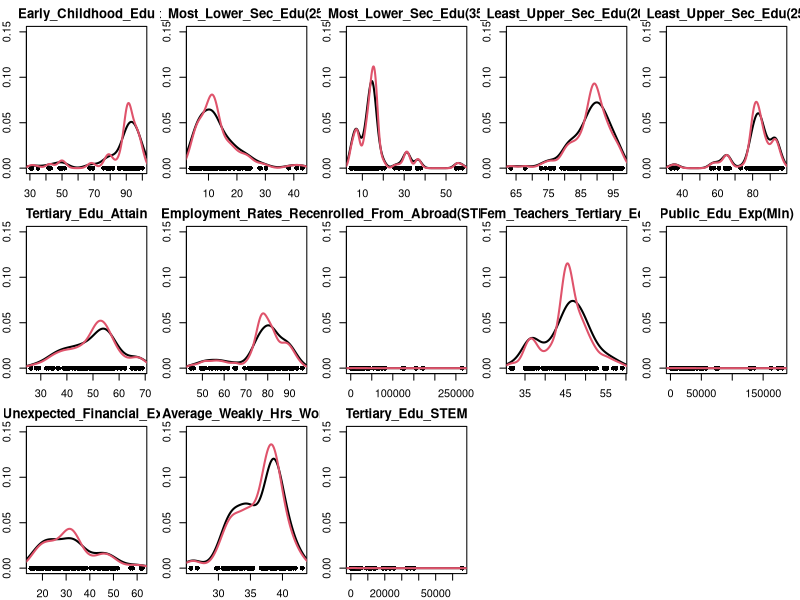
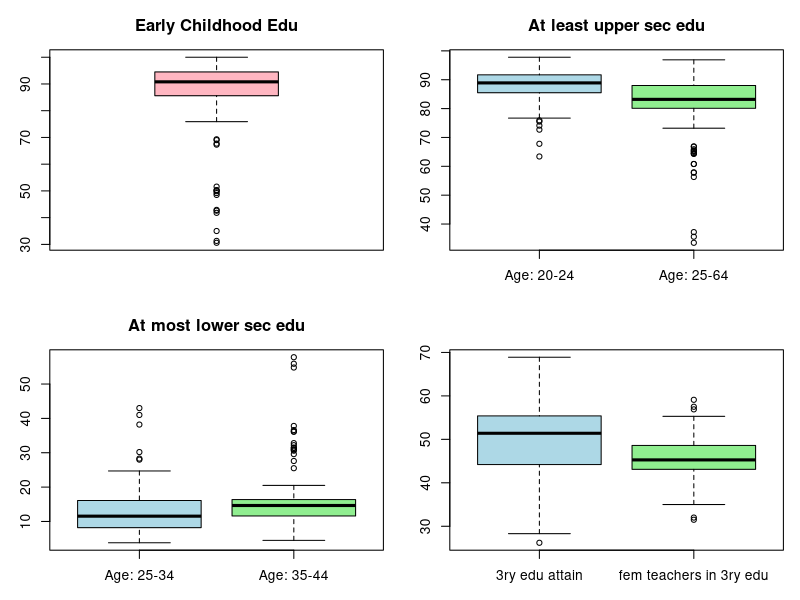
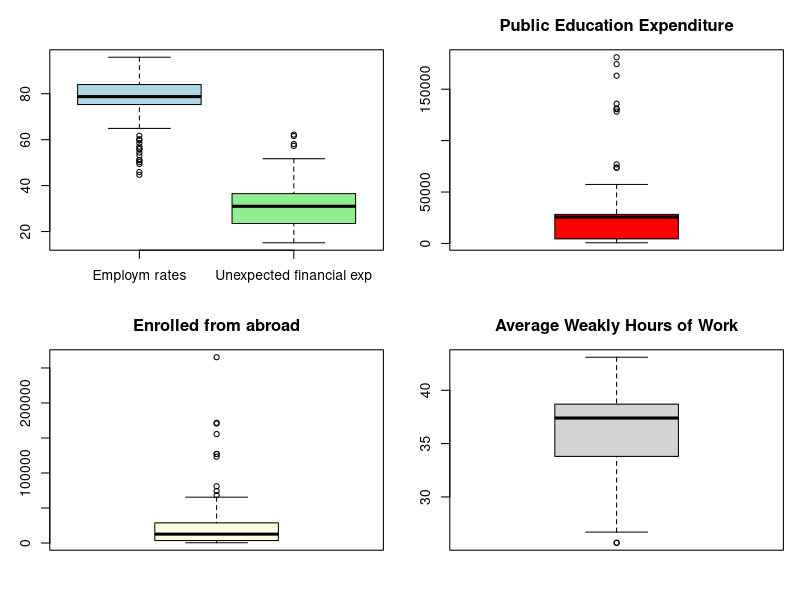
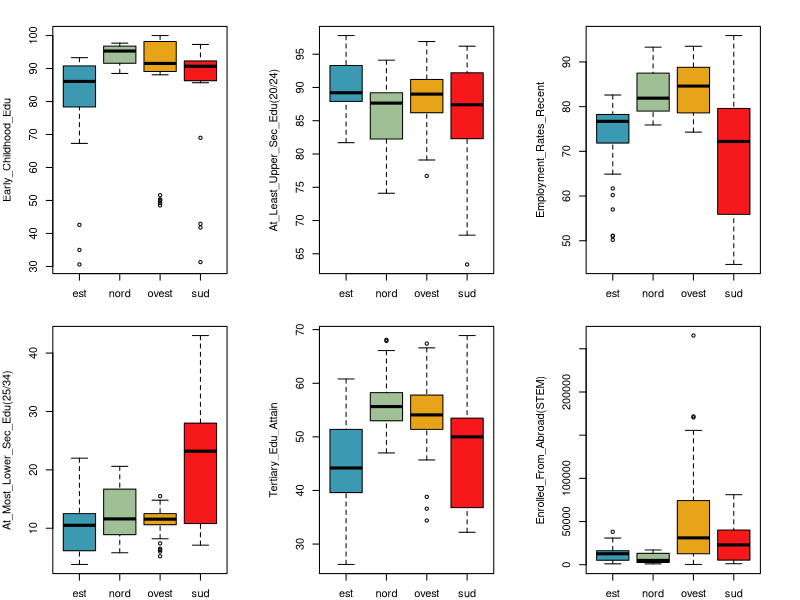
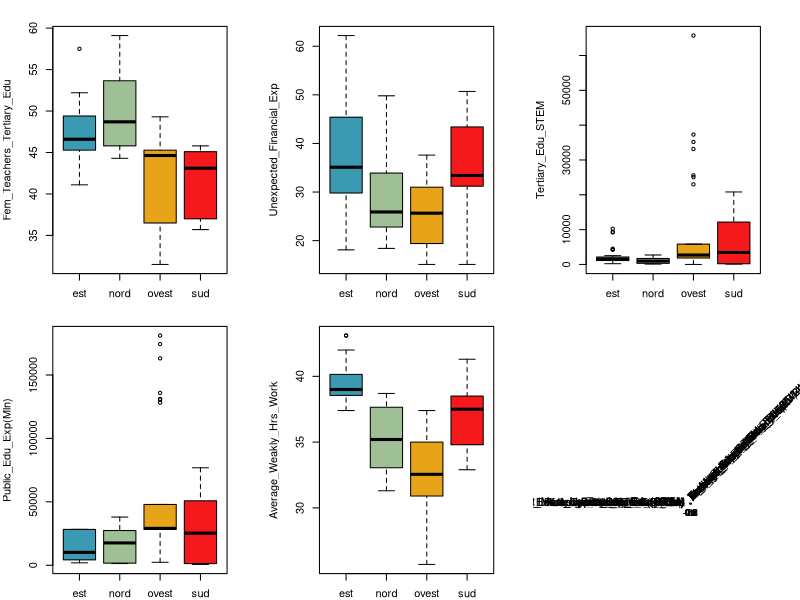
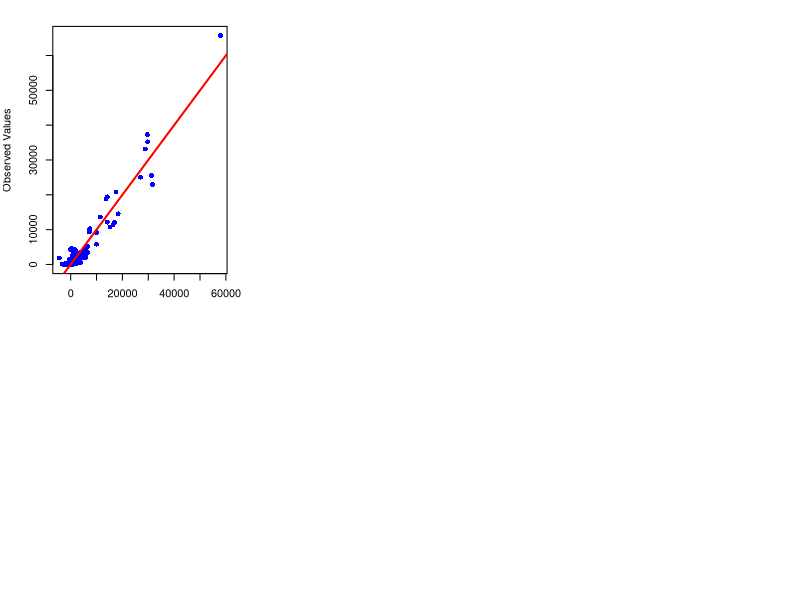

The R script that drew these images, in order:
## ---- chunk 1
knitr::opts_chunk$set(echo = TRUE)
## ---- chunk 2
library(readxl)
women = read_excel("DATASET_Women_In_STEM.xlsx")
summary(women)

n = nrow(women)
## ---- chunk 3
library(mice)
md.pattern(women, plot = FALSE)
## ---- chunk 4
women_imp_mean = women

#imputation of the mean or the median
women_imp_mean$Early_Childhood_Edu[is.na(women$Early_Childhood_Edu)] =  median(women_imp_mean$Early_Childhood_Edu, na.rm = TRUE)

women_imp_mean$`At_Most_Lower_Sec_Edu(25/34)`[is.na(women$`At_Most_Lower_Sec_Edu(25/34)`)] = median(women_imp_mean$`At_Most_Lower_Sec_Edu(25/34)`, na.rm = TRUE)

women_imp_mean$`At_Most_Lower_Sec_Edu(35/44)`[is.na(women$`At_Most_Lower_Sec_Edu(35/44)`)] = mean(women_imp_mean$`At_Most_Lower_Sec_Edu(35/44)`, na.rm = TRUE)

women_imp_mean$`At_Least_Upper_Sec_Edu(20/24)`[is.na(women$`At_Least_Upper_Sec_Edu(20/24)`)] = median(women_imp_mean$`At_Least_Upper_Sec_Edu(20/24)`, na.rm = TRUE)

women_imp_mean$`At_Least_Upper_Sec_Edu(25/64)`[is.na(women$`At_Least_Upper_Sec_Edu(25/64)`)] = mean(women_imp_mean$`At_Least_Upper_Sec_Edu(25/64)`, na.rm = TRUE)

women_imp_mean$Tertiary_Edu_Attain[is.na(women$Tertiary_Edu_Attain)] = median(women_imp_mean$Tertiary_Edu_Attain, na.rm = TRUE)

women_imp_mean$Employment_Rates_Recent[is.na(women$Employment_Rates_Recent)] = mean(women_imp_mean$Employment_Rates_Recent, na.rm = TRUE)

women_imp_mean$`Enrolled_From_Abroad(STEM)`[is.na(women$`Enrolled_From_Abroad(STEM)`)] = median(women_imp_mean$`Enrolled_From_Abroad(STEM)`, na.rm = TRUE)

women_imp_mean$Fem_Teachers_Tertiary_Edu[is.na(women$Fem_Teachers_Tertiary_Edu)] = mean(women_imp_mean$Fem_Teachers_Tertiary_Edu, na.rm = TRUE)

women_imp_mean$`Public_Edu_Exp(Mln)`[is.na(women$`Public_Edu_Exp(Mln)`)] = mean(women_imp_mean$`Public_Edu_Exp(Mln)`, na.rm = TRUE)

women_imp_mean$Unexpected_Financial_Exp[is.na(women$Unexpected_Financial_Exp)] = median(women_imp_mean$Unexpected_Financial_Exp, na.rm = TRUE)

women_imp_mean$Average_Weakly_Hrs_Work[is.na(women$Average_Weakly_Hrs_Work)] = median(women_imp_mean$Average_Weakly_Hrs_Work, na.rm = TRUE)

#response variable
women_imp_mean$Tertiary_Edu_STEM[is.na(women$Tertiary_Edu_STEM)] = median(women_imp_mean$Tertiary_Edu_STEM, na.rm = TRUE)

#plot of the incomplete marginal density against the imputed marginal density:
par(mfrow= c(3,5), mar=c(2,2,2,1))  

vars <- c("Early_Childhood_Edu", "At_Most_Lower_Sec_Edu(25/34)", "At_Most_Lower_Sec_Edu(35/44)", 
          "At_Least_Upper_Sec_Edu(20/24)", "At_Least_Upper_Sec_Edu(25/64)", "Tertiary_Edu_Attain", 
          "Employment_Rates_Recent", "Enrolled_From_Abroad(STEM)", "Fem_Teachers_Tertiary_Edu", 
          "Public_Edu_Exp(Mln)", "Unexpected_Financial_Exp", "Average_Weakly_Hrs_Work", "Tertiary_Edu_STEM")

for (var in vars) {
  plot(x = women[[var]], y = rep(0, length(women[[var]])), pch=16, ylim = c(0, 0.15), main=var)
  lines(density(na.omit(women[[var]]))$x, density(na.omit(women[[var]]))$y, lwd = 2, lty = 1)
  lines(density(women_imp_mean[[var]])$x, density(women_imp_mean[[var]])$y, lwd = 2, lty = 1, col=2)
}


## ---- chunk 5
library(stats)

#autocorrelation for each numerical variable
acf_results <- list()

for (col in colnames(women_imp_mean)) {
  if (is.numeric(women_imp_mean[[col]])) { 
    acf_values <- acf(women_imp_mean[[col]], plot = FALSE) 
    acf_results[[col]] <- acf_values$acf 
  }
}

#ACF at lag 1
for (col in names(acf_results)) {
  if(acf_results[[col]][2] > 0.25 || acf_results[[col]][2] < -0.25) {
    cat("ACF(1) for", col, ":", round(acf_results[[col]][2], 4), "\n") 
  }
}


#ACF at lag 2
for (col in names(acf_results)) {
  if(acf_results[[col]][3] > 0.25 || acf_results[[col]][3] < -0.25) {
    cat("ACF(2) for", col, ":", round(acf_results[[col]][3], 4), "\n") 
  }
}

## ---- chunk 6
library(dplyr)
library(lmtest)

#model with the continous variables
women_filtered <- women_imp_mean %>% select(-GEO, -Time, -Area)

model <- lm(Tertiary_Edu_STEM ~ ., data = women_filtered)

#Test Durbin-Watson
dwtest(model)

## ---- chunk 7
par(mfcol= c(2,2), mar= c(3,3,3,1))

boxplot(women_imp_mean$Early_Childhood_Edu, main = "Early Childhood Edu", col="lightpink", ylab= "Percentages")

boxplot(women_imp_mean$`At_Most_Lower_Sec_Edu(25/34)`, women_imp_mean$`At_Most_Lower_Sec_Edu(35/44)`, main = "At most lower sec edu", 
        col = c("lightblue", "lightgreen"), names = c("Age: 25-34", "Age: 35-44"), ylab = "Percentages")

boxplot(women_imp_mean$`At_Least_Upper_Sec_Edu(20/24)`, women_imp_mean$`At_Least_Upper_Sec_Edu(25/64)`, main = "At least upper sec edu", 
        col = c("lightblue", "lightgreen"), names = c("Age: 20-24", "Age: 25-64"), ylab = "Percentages")

boxplot(women_imp_mean$Tertiary_Edu_Attain, women_imp_mean$Fem_Teachers_Tertiary_Edu, col = c("lightblue", "lightgreen"), 
        names = c("3ry edu attain", "fem teachers in 3ry edu"), ylab = "Percentages")

boxplot(women_imp_mean$Employment_Rates_Recent, women_imp_mean$Unexpected_Financial_Exp, col = c("lightblue", "lightgreen"), 
        names = c("Employm rates", "Unexpected financial exp"), ylab = "Percentages")

boxplot(women_imp_mean$`Enrolled_From_Abroad(STEM)`, main = "Enrolled from abroad", col ="lightyellow", ylab="Number")

boxplot(women_imp_mean$`Public_Edu_Exp(Mln)`, main = "Public Education Expenditure", col = "red", ylab = "Mln euros")

boxplot(women_imp_mean$Average_Weakly_Hrs_Work, main = "Average Weakly Hours of Work", ylab = "Number")

## ---- chunk 8
women_imp_mean$Area = as.factor(women_imp_mean$Area)
table(women_imp_mean$Area)
## ---- chunk 9
par(mfcol= c(2,3), mar= c(2,4,2,3))

color_groups = hcl.colors(n=length(levels(women_imp_mean$Area)), palette = "Zissou1")

vars <- c("Early_Childhood_Edu", "At_Most_Lower_Sec_Edu(25/34)", 
          "At_Least_Upper_Sec_Edu(20/24)", "Tertiary_Edu_Attain", 
          "Employment_Rates_Recent", "Enrolled_From_Abroad(STEM)", "Fem_Teachers_Tertiary_Edu", 
          "Public_Edu_Exp(Mln)", "Unexpected_Financial_Exp", "Average_Weakly_Hrs_Work", "Tertiary_Edu_STEM")

for (var in vars) {
  plot(women_imp_mean$Area, women_imp_mean[[var]], col=color_groups, xlab = "Area", ylab = var)
}
## ---- chunk 10
library(corrplot)
cor_matrix <- cor(women_filtered[, 1:13]) 
print(cor_matrix)
corrplot(cor_matrix, method = "color", type = "lower", tl.col = "black", tl.srt = 45)
## ---- chunk 11
women_all = women_imp_mean[, 3:16]
colnames(women_all) <- make.names(colnames(women_all))
ols = lm(Tertiary_Edu_STEM ~. - Public_Edu_Exp.Mln. + Public_Edu_Exp.Mln.*Area, data= women_all)
summary(ols)
## ---- chunk 12
vars_to_center <- c("Public_Edu_Exp.Mln.", "Early_Childhood_Edu", 
                    "At_Most_Lower_Sec_Edu.25.34.", "At_Most_Lower_Sec_Edu.35.44.",
                    "At_Least_Upper_Sec_Edu.20.24.", "At_Least_Upper_Sec_Edu.25.64.",
                    "Tertiary_Edu_Attain", "Employment_Rates_Recent", 
                    "Enrolled_From_Abroad.STEM.", "Fem_Teachers_Tertiary_Edu", 
                    "Unexpected_Financial_Exp", "Average_Weakly_Hrs_Work")

women_all[vars_to_center] <- scale(women_all[vars_to_center], center = TRUE, scale = FALSE)

ols_centered=lm(Tertiary_Edu_STEM ~. -Public_Edu_Exp.Mln. +Public_Edu_Exp.Mln.*Area, data = women_all)

summary(ols_centered)
## ---- chunk 13
coef(ols_centered)[1]
## ---- chunk 14
coef(ols_centered)[16]
## ---- chunk 15
# Estrarre i fitted values
fitted_values <- fitted(ols)

# Creare il plot base
plot(fitted_values, women_all$Tertiary_Edu_STEM, 
     xlab = "Fitted Values", 
     ylab = "Observed Values", 
     pch = 16, col = "blue")

# Aggiungere la linea di regressione
abline(lm(women_all$Tertiary_Edu_STEM ~ fitted_values), col = "red", lwd = 2)


## ---- chunk 16
print(summary(ols_centered)$sigma)
## ---- chunk 17
r_squared <- summary(ols_centered)$r.squared
adj_r_squared <- summary(ols_centered)$adj.r.squared
print(c(R2 = r_squared, Adjusted_R2 = adj_r_squared))
## ---- chunk 18
# coefficients from the model
coefs <- summary(ols_centered)$coefficients[1:4,]

for (i in 1:nrow(coefs)) {
  beta_name <- rownames(coefs)[i]
  estimate <- coefs[i, 1]
  t_value <- coefs[i, 3]
  p_value_two_sided <- coefs[i, 4]  # p-value per test a due code
  
  #test based on the estimate's sign
  if (estimate > 0) {
    p_value_one_sided <- p_value_two_sided / 2  # Test H1: beta > 0
    direction <- "H1: beta > 0"
  } else {
    p_value_one_sided <- 1 - (p_value_two_sided / 2)  # Test H1: beta < 0
    direction <- "H1: beta < 0"
  }
  
  #print 
  cat("\nCoefficient:", beta_name)
  cat("\n  Estimate:", estimate)
  cat("\n  t-value:", t_value)
  cat("\n  p-value (two-sided):", p_value_two_sided)
  cat("\n  p-value (one-sided,", direction, "):", p_value_one_sided)
  cat("\n")
}

## ---- chunk 19
reduced_model = lm(Tertiary_Edu_STEM ~. - Public_Edu_Exp.Mln. - Early_Childhood_Edu - Employment_Rates_Recent - Unexpected_Financial_Exp, data = women_all)
anova(reduced_model, ols)
## ---- chunk 20
# New dataset with hypothetical new values of the predictors
newdata <- data.frame(
  Area = "nord", 
  Public_Edu_Exp.Mln. = 900,  
  Early_Childhood_Edu = 80,
  At_Most_Lower_Sec_Edu.25.34. = 30,
  At_Most_Lower_Sec_Edu.35.44. = 25,
  At_Least_Upper_Sec_Edu.20.24. = 40,
  At_Least_Upper_Sec_Edu.25.64. = 35,
  Tertiary_Edu_Attain = 50,
  Employment_Rates_Recent = 70,
  Enrolled_From_Abroad.STEM. = 15,
  Fem_Teachers_Tertiary_Edu = 45,
  Unexpected_Financial_Exp = 20,
  Average_Weakly_Hrs_Work = 38
)

# Interval of prediction at level 95%
predict(ols_centered, newdata = newdata, interval = "prediction", level = 0.95)

